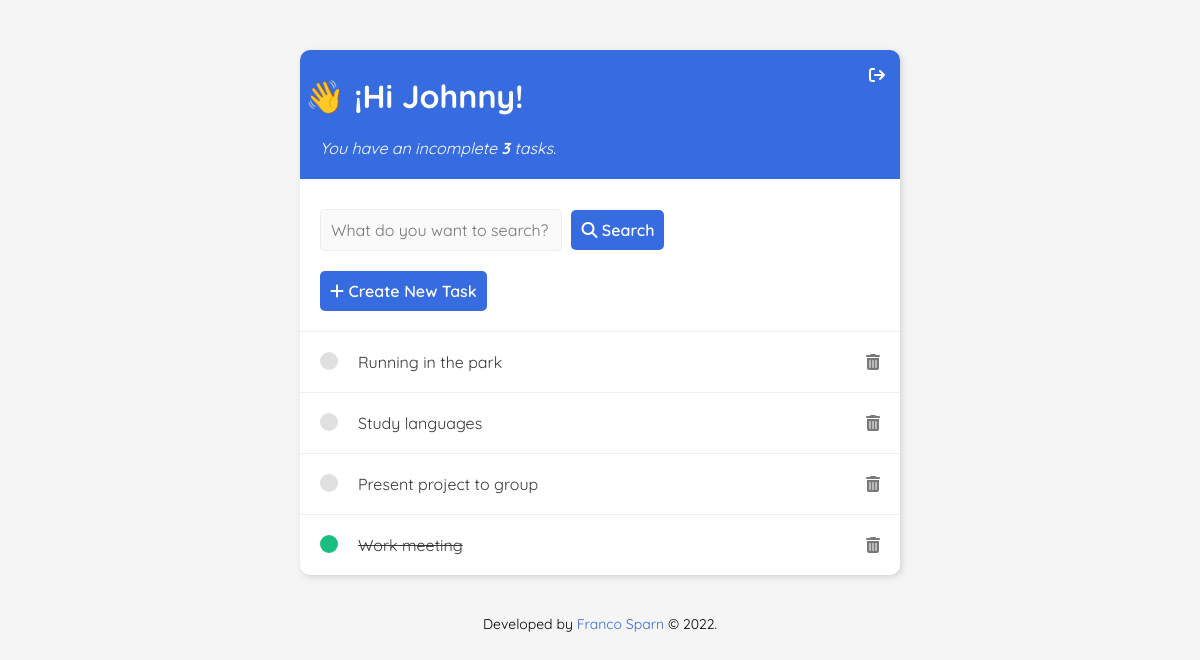
/ (signed in), run on the app's committed database.
### base/models.py (models this page shows)
class Task(models.Model):
    user = models.ForeignKey(User, on_delete=models.CASCADE, null=True, blank=True)
    title = models.CharField(max_length=160)
    description = models.TextField(null=True, blank=True)
    complete = models.BooleanField(default=False)
    created = models.DateTimeField(auto_now_add=True)
    def __str__(self):
        return self.title
    class Meta:
        ordering = ['complete']

### base/views.py (the view)
# urls.py: urlpatterns = [path('', TasksList.as_view(), name='tasks'),
class TasksList(LoginRequiredMixin, ListView):
    model = Task
    context_object_name = 'tasks'
    def get_context_data(self, **kwarg):
        context = super().get_context_data(**kwarg)
        context['tasks'] = context['tasks'].filter(user=self.request.user)
        context['count'] = context['tasks'].filter(complete=False).count()
        search = self.request.GET.get('searcher') or ''
        if search:
            context['tasks'] = context['tasks'].filter(title__icontains=search)
        context['search'] = search
        return context

### base/templates/base/task_list.html
{% extends 'base/index.html' %}
{% block content %}
<div class="header">
    <div class="text-header">
        <h1>👋 ¡Hi <strong class="username">{{ request.user }}</strong>!</h1>
        <p><i>You have an incomplete <strong>{{ count }}</strong> task{{ count|pluralize }}.</i></p>
    </div>
    {% if request.user.is_authenticated %}
    <a href="{% url 'logout' %}" class="logout"><i class="fa-solid fa-arrow-right-from-bracket"></i></a>
    {% else %}
    <a href="{% url 'login' %}">Login</a>
{% endif %}
</div>
<div class="search">
    <form method="GET">
        <input type="text" name="searcher" class="input-search" value="{{ search }}" placeholder="What do you want to search?" />
        <button type="submit" class="btn-search"><i class="fa-solid fa-magnifying-glass"></i> Search</button>
    </form>
</div>
<div class="create-task">
    <a href="{% url 'create-task' %}" class="btn-create-task"><i class="fa-solid fa-plus"></i> Create New Task</a>
</div>
<div class="task-item">
    {% for task in tasks %}
    <div class="task-block">
        {% if task.complete %}
            <div class="task-title">
                <div class="task-icon-complete"></div>
                <a href="{% url 'edit-task' task.id %}"><s>{{ task }}</s></a>
            </div>
            <a class="delete-task" href="{% url 'delete-task' task.id %}"><i class="fa-solid fa-trash-can delete-icon"></i></a>
        {% else %}
            <div class="task-title">
                <div class="task-icon-incomplete"></div>
                    <a href="{% url 'edit-task' task.id %}">{{ task }}</a>
            </div>
            <a class="delete-task" href="{% url 'delete-task' task.id %}"><i class="fa-solid fa-trash-can delete-icon"></i></a>
        {% endif %}
    </div>
    {% empty %}
    <h4>No information available</h4>
    {% endfor %}
</div>
{% endblock content %}

### base/static/css/styles.css (style rules this page uses)
* { font-family: 'Quicksand', sans-serif; }
body { background-color: rgba(241, 241, 241, 0.651); margin-top: 50px; }
.username { text-transform: capitalize; }
a { text-decoration: none; }
.header { background-color: rgba(17, 81, 218, 0.842); display: flex; justify-content: space-between; border-top-left-radius: 10px; border-top-right-radius: 10px; color: #FFF; padding: 5px; }
.header p { margin-left: 15px; }
.logout { color: #FFF; margin-top: 10px; margin-right: 10px; }
.task-block { display: flex; align-items: center; justify-content: space-between; padding: 20px; border-top: 1px solid rgb(240, 239, 239); }
.task-title { display: flex; }
.task-title a { color: #373737; margin-left: 20px; }
.task-icon-complete { height: 18px; width: 18px; background-color: rgb(26, 190, 128); border-radius: 50px; cursor: pointer; }
.task-icon-incomplete { height: 18px; width: 18px; background-color: rgb(224, 224, 224); border-radius: 50px; cursor: pointer; }
.create-task { margin: 30px 0 30px 0; font-weight: 600; }
.btn-create-task { margin-left: 20px; padding: 10px; background-color:rgba(17, 81, 218, 0.842); color: #FFF; border-radius: 5px; border: none; }
.input-search { padding: 10px; border: 1px solid rgb(236, 236, 236); border-radius: 5px; margin-left: 20px; background-color: rgb(250, 250, 250); width: 220px; font-size: 16px; }
.btn-search { margin-left: 5px; padding: 10px; background-color:rgba(17, 81, 218, 0.842); color: #FFF; border-radius: 5px; border: none; cursor: pointer; font-weight: 600; font-size: 16px; }
.search { margin-top: 30px; }
.delete-icon { color: #797979; }

### data on the page
Task: title "Running in the park"
Task: title "Study languages"
Task: title "Present project to group"
Task: title "Work meeting"

### other printed values
{{ request.user }} "Johnny"
{{ count }} "3"
